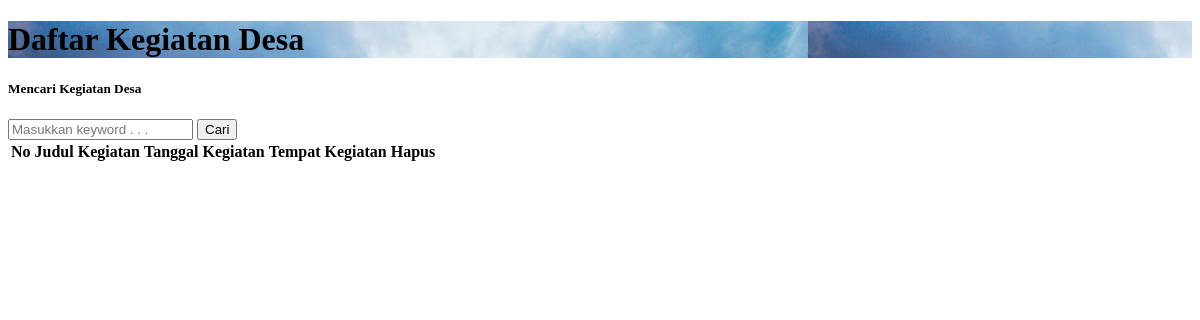
The app's page /tampil_kegiatan.php, older data.
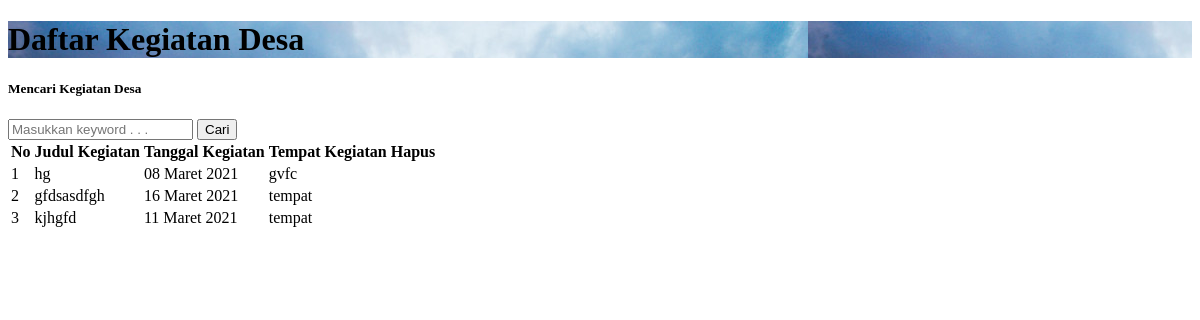
The same page, newer data.
### tables this page shows
CREATE TABLE `kegiatan` (
  `id` int(10) NOT NULL,
  `judul` varchar(200) NOT NULL,
  `tanggal` date NOT NULL,
  `tempat` varchar(300) NOT NULL,
  `isi` varchar(5000) NOT NULL,
  `gambar` varchar(300) NOT NULL
);

### functions.php (called while the page is built, shortened)
<?php
$conn = mysqli_connect("localhost", "root", "", "ta_web");
function query($query)
{
    global $conn;
    $result = mysqli_query($conn, $query);
    $rows = [];
    while ($row = mysqli_fetch_assoc($result)) {
        $rows[] = $row;
    }
    return $rows;
}
function tgl_indo($tanggal)
{
    $bulan = array(
        1 =>   'Januari',
        'Februari',
        'Maret',
        'April',
        'Mei',
        'Juni',
        'Juli',
        'Agustus',
        'September',
        'Oktober',
        'November',
        'Desember'
    );
    $pecahkan = explode('-', $tanggal);
    return $pecahkan[2] . ' ' . $bulan[(int) $pecahkan[1]] . ' ' . $pecahkan[0];
}

### tampil_kegiatan.php (the view, shortened to what this page needs)
<?php
require 'functions.php';
$artikel = query("SELECT * FROM kegiatan ORDER BY id DESC");
?>
<!DOCTYPE html>
<html lang="en">
<head>
</head>
<body>
    <div class="inner-page">
        <div class="slider-item" style="background-image: url('images/bg_admin.jpg');">
            <div class="container">
                <div class="row slider-text align-items-center justify-content-center">
                    <div class="col-md-8 text-center col-sm-12 element-animate pt-5">
                        <h1 class="pt-5"><span>Daftar Kegiatan Desa</span></h1>
                    </div>
                </div>
            </div>
        </div>
    </div>
    <section class="section blog">
        <div class="container">
            <form action="" method="post">
                <div class="form-group row font-weight-bold text-uppercase">
                    <h5 class="col-sm-12">Mencari Kegiatan Desa</h5>
                    <input type="text" class="col-sm-6" placeholder="Masukkan keyword . . ." name="keyword" id="keyword" autocomplete="off">
                    <button type="submit" class="col-sm-1 btn btn-success" name="cari">Cari</button>
                </div>
            </form>
            <table class="table table-bordered text-center">
                <thead class="thead-dark">
                    <tr class="text-center">
                        <th>No</th>
                        <th>Judul Kegiatan</th>
                        <th>Tanggal Kegiatan</th>
                        <th>Tempat Kegiatan</th>
                        <th>Hapus</th>
                    </tr>
                </thead>
                <?php $i = 1; ?>
                <tbody>
                    <?php foreach ($artikel as $row) : ?>
                        <tr>
                            <td><?= $i; ?></td>
                            <td><?= $row["judul"] ?></td>
                            <td><?= tgl_indo($row["tanggal"]); ?></td>
                            <td><?= $row["tempat"]; ?></td>
                            <td><a href="hapus.php?id=<?= $row["id"]; ?>&hapus=kegiatan1" onclick="return confirm('Mau dihapus ?')"><i class="fas fa-trash text-danger fa-2x"></i></a></td>
                        </tr>
                        <?php $i++; ?>
                    <?php endforeach; ?>
                </tbody>
            </table>
        </div>
    </section>
</body>
</html>

Row changes from the older to the newer data that the page shows:
added kegiatan: judul "hg", tanggal "08 Maret 2021", tempat "gvfc"
added kegiatan: judul "gfdsasdfgh", tanggal "16 Maret 2021", tempat "tempat"
added kegiatan: judul "kjhgfd", tanggal "11 Maret 2021", tempat "tempat"
